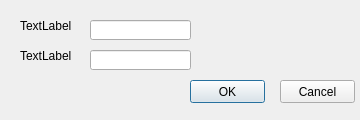
<?xml version="1.0" encoding="UTF-8"?>
<ui version="4.0">
 <class>FrmConfirmCreation</class>
 <widget class="QDialog" name="FrmConfirmCreation">
  <property name="geometry">
   <rect>
    <x>0</x>
    <y>0</y>
    <width>360</width>
    <height>120</height>
   </rect>
  </property>
  <property name="minimumSize">
   <size>
    <width>360</width>
    <height>120</height>
   </size>
  </property>
  <property name="maximumSize">
   <size>
    <width>360</width>
    <height>120</height>
   </size>
  </property>
  <property name="windowTitle">
   <string>Dialog</string>
  </property>
  <widget class="QLabel" name="lblFactorA">
   <property name="geometry">
    <rect>
     <x>20</x>
     <y>20</y>
     <width>54</width>
     <height>12</height>
    </rect>
   </property>
   <property name="text">
    <string>TextLabel</string>
   </property>
  </widget>
  <widget class="QLabel" name="lblFactorB">
   <property name="geometry">
    <rect>
     <x>20</x>
     <y>50</y>
     <width>54</width>
     <height>12</height>
    </rect>
   </property>
   <property name="text">
    <string>TextLabel</string>
   </property>
  </widget>
  <widget class="QPushButton" name="btnOK">
   <property name="geometry">
    <rect>
     <x>190</x>
     <y>80</y>
     <width>75</width>
     <height>23</height>
    </rect>
   </property>
   <property name="text">
    <string>OK</string>
   </property>
  </widget>
  <widget class="QPushButton" name="btnCancel">
   <property name="geometry">
    <rect>
     <x>280</x>
     <y>80</y>
     <width>75</width>
     <height>23</height>
    </rect>
   </property>
   <property name="text">
    <string>Cancel</string>
   </property>
  </widget>
  <widget class="QLineEdit" name="txtFactorA">
   <property name="geometry">
    <rect>
     <x>90</x>
     <y>20</y>
     <width>101</width>
     <height>20</height>
    </rect>
   </property>
  </widget>
  <widget class="QLineEdit" name="txtFactorB">
   <property name="geometry">
    <rect>
     <x>90</x>
     <y>50</y>
     <width>101</width>
     <height>20</height>
    </rect>
   </property>
  </widget>
 </widget>
 <resources/>
 <connections/>
</ui>
